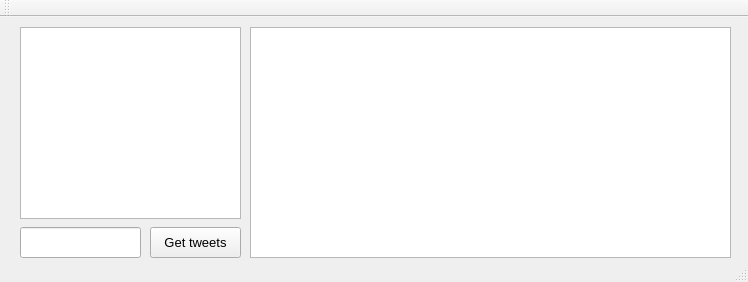
<?xml version="1.0" encoding="UTF-8"?>
<ui version="4.0">
 <class>MainWindow</class>
 <widget class="QMainWindow" name="MainWindow">
  <property name="geometry">
   <rect>
    <x>0</x>
    <y>0</y>
    <width>748</width>
    <height>282</height>
   </rect>
  </property>
  <property name="font">
   <font>
    <family>System</family>
    <pointsize>10</pointsize>
   </font>
  </property>
  <property name="windowTitle">
   <string>MainWindow</string>
  </property>
  <widget class="QWidget" name="centralWidget">
   <widget class="QPushButton" name="getTweetsBtn">
    <property name="geometry">
     <rect>
      <x>150</x>
      <y>210</y>
      <width>91</width>
      <height>31</height>
     </rect>
    </property>
    <property name="text">
     <string>Get tweets</string>
    </property>
   </widget>
   <widget class="QLineEdit" name="searchStringLn">
    <property name="geometry">
     <rect>
      <x>20</x>
      <y>210</y>
      <width>121</width>
      <height>31</height>
     </rect>
    </property>
   </widget>
   <widget class="QListView" name="foldersView">
    <property name="geometry">
     <rect>
      <x>20</x>
      <y>10</y>
      <width>221</width>
      <height>192</height>
     </rect>
    </property>
    <property name="font">
     <font>
      <family>System</family>
      <pointsize>8</pointsize>
      <weight>75</weight>
      <bold>true</bold>
     </font>
    </property>
   </widget>
   <widget class="QListView" name="jsonsView">
    <property name="geometry">
     <rect>
      <x>250</x>
      <y>10</y>
      <width>481</width>
      <height>231</height>
     </rect>
    </property>
    <property name="font">
     <font>
      <family>System</family>
      <pointsize>8</pointsize>
      <weight>75</weight>
      <bold>true</bold>
     </font>
    </property>
   </widget>
  </widget>
  <widget class="QToolBar" name="mainToolBar">
   <attribute name="toolBarArea">
    <enum>TopToolBarArea</enum>
   </attribute>
   <attribute name="toolBarBreak">
    <bool>false</bool>
   </attribute>
  </widget>
  <widget class="QStatusBar" name="statusBar"/>
 </widget>
 <layoutdefault spacing="6" margin="11"/>
 <resources/>
 <connections/>
</ui>
